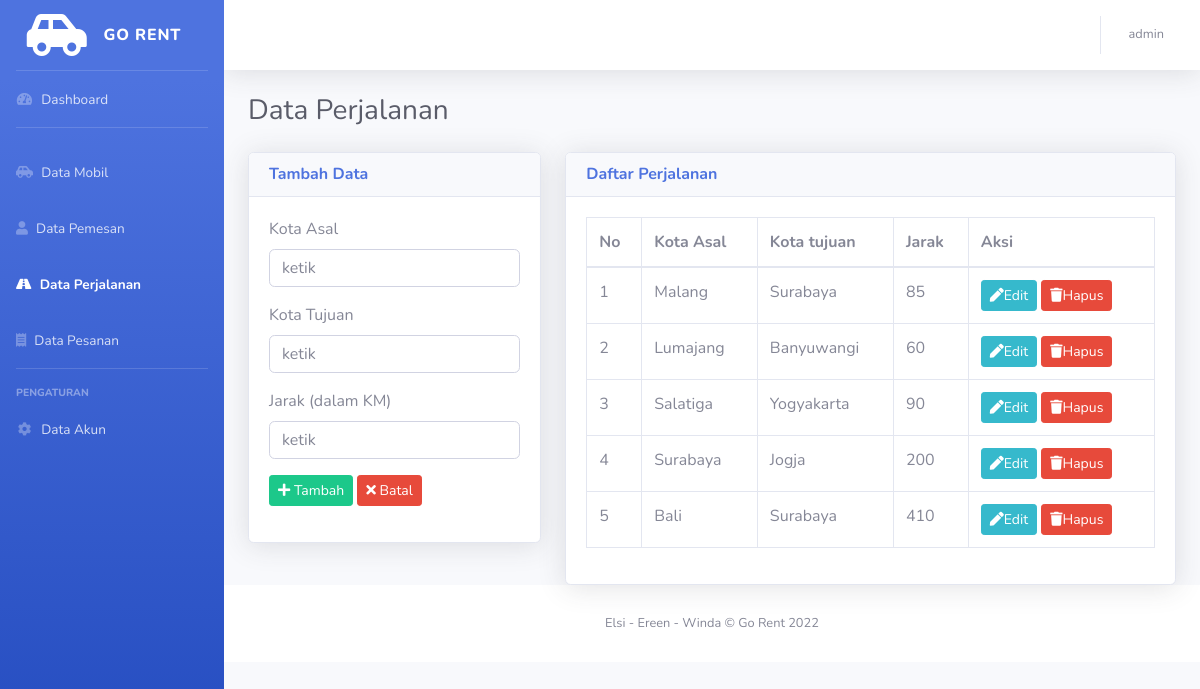
Screenshot of /perjalanan.php (signed in) with the database file from the repository.
### tables this page shows
CREATE TABLE `tbl_perjalanan` (
  `id` int(11) NOT NULL,
  `kota_asal` varchar(45) DEFAULT NULL,
  `kota_tujuan` varchar(45) DEFAULT NULL,
  `jarak` varchar(45) DEFAULT NULL
);

### perjalanan.php (the view, shortened to what this page needs)
<!DOCTYPE html>
<html lang="en">
<head>
    <link href="vendor/fontawesome-free/css/all.min.css" rel="stylesheet" type="text/css">
    <link href="sb-admin-2.min.css" rel="stylesheet">
</head>
<body>
    <div id="wrapper">
        <ul class="navbar-nav bg-gradient-primary sidebar sidebar-dark accordion" id="accordionSidebar">
            <a class="sidebar-brand d-flex align-items-center justify-content-center" href="index.php">
                <div class="sidebar-brand-icon rotate-n-60">
                    <i class='fas fa-car-side' style='font-size:48px;color:white'></i>
                </div>
                <div class="sidebar-brand-text mx-3">GO RENT</sup></div>
            </a>
            <hr class="sidebar-divider my-0">
            <li class="nav-item">
                <a class="nav-link" href="index.php">
                    <i class="fas fa-fw fa-tachometer-alt"></i>
                    <span>Dashboard</span></a>
            </li>
            <hr class="sidebar-divider">
            <li class="nav-item ">
                <a class="nav-link" href="mobil.php">
                    <i class='fas fa-car-side'></i>
                    <span>Data Mobil</span></a>
            </li>
            <li class="nav-item">
                <a class="nav-link" href="pemesan.php">
                    <i class="fas fa-user"></i>
                    <span>Data Pemesan</span></a>
            </li>
            <li class="nav-item active">
                <a class="nav-link" href="perjalanan.php">
                    <i class="fas fa-road"></i>
                    <span>Data Perjalanan</span></a>
            </li>
            <li class="nav-item">
                <a class="nav-link" href="pesanan.php">
                    <i class="fas fa-receipt"></i>
                    <span>Data Pesanan</span></a>
            </li>
            <hr class="sidebar-divider">
            <div class="sidebar-heading">
                Pengaturan
            </div>
            <li class="nav-item">
                <a class="nav-link" href="akun.php">
                <i class="fas fa-fw fa-cog"></i>
                    <span>Data Akun</span></a>
            </li>
        </ul>
        <div id="content-wrapper" class="d-flex flex-column">
            <div id="content">
                <nav class="navbar navbar-expand navbar-light bg-white topbar mb-4 static-top shadow">
                    <ul class="navbar-nav ml-auto">
                            <ul class="navbar-nav ml-auto">
                                <li class="nav-item dropdown no-arrow">
                                    <a class="nav-link dropdown-toggle" href="#" id="userDropdown" role="button" data-toggle="dropdown" aria-haspopup="true" aria-expanded="false">
                                        <span class="mr-2 d-none d-lg-inline text-gray-600 small"><?= $_SESSION['name'] ?></span>
                                    </a>
                                </li>
                            </ul>
                    </ul>
                </nav>
                <div class="container-fluid">
                    <div class="row">
                        <div class="d-sm-flex align-items-center justify-content-between mb-4 col-xl-3 col-md-6 mb-4">
                            <h1 class="h3 mb-0 text-gray-800">Data Perjalanan</h1>
                        </div>
                    </div>
                    <div class="row">
                        <div class="col-sm-4">
                            <div class="card shadow">
                                <div class="card-header">
                                    <h6 class="m-0 font-weight-bold text-primary">Tambah Data</h6>
                                </div>
                                <div class="card-body">
                                    <form method="POST" action="#" enctype="multipart/form-data">
                                        <div class="form-group">
                                            <label for="kota_asal">Kota Asal</label>
                                            <input type="text" name="kota_asal" id="kota_asal" required="required" placeholder="ketik" autocomplete="off" class="form-control">
                                        </div>
                                        <div class="form-group">
                                            <label for="kota_tujuan">Kota Tujuan</label>
                                            <input type="text" name="kota_tujuan" id="kota_tujuan" required="required" placeholder="ketik" autocomplete="off" class="form-control">
                                        </div>
                                        <div class="form-group">
                                            <label for="jarak">Jarak (dalam KM)</label>
                                            <input type="number" name="jarak" id="jarak" required="required" placeholder="ketik" autocomplete="off" class="form-control">
                                        </div>
                                        <div class="form-group">
                                            <button type="submit" class="btn btn-sm btn-success" name="tambah"><i class="fa fa-plus"></i> Tambah</button>
                                            <button type="reset" class="btn btn-sm btn-danger"><i class="fa fa-times"></i> Batal</button>
                                        </div>
                                    </form>
                                </div>
                            </div>
                        </div>
                        <div class="col-sm-8">
                            <div class="card shadow">
                                <div class="card-header">
                                    <h6 class="m-0 font-weight-bold text-primary">Daftar Perjalanan</h6>
                                </div>
                                <div class="card-body">
                                    <?php
                                        include 'koneksi.php';
                                        $query = "select * from tbl_perjalanan";
                                        $result = $mysqli->query($query);
                                        $num_results = $result->num_rows;
                                        if($num_results > 0){
                                            echo "<table class='table table-bordered' id='dataTable' cellspacing='0'>";
                                            echo "<thead>";
                                                echo "<tr>";
                                                    echo "<th>No</th>";
                                                    echo "<th>Kota Asal</th>";
                                                    echo "<th>Kota tujuan</th>";
                                                    echo "<th>Jarak</th>";
                                                    echo "<th>Aksi</th>";
                                                echo "</tr>";
                                            echo "</thead>";
                                            echo "<tbody>";
                                            $no = 1;
                                            while($row = $result->fetch_assoc()){
                                                extract($row);
                                    ?>
                                            <tr>
                                                <td><?php echo $no++; ?></td>
                                                <td><?php echo $row['kota_asal']; ?></td>
                                                <td><?php echo $row['kota_tujuan']; ?></td>
                                                <td><?php echo $row['jarak']; ?></td>
                                                <td>
                                                    <a href='edit_perjalanan.php?id=<?php echo $row['id']; ?>' class='btn btn-sm btn-info'><i class='fa fa-pen'></i>Edit</a>
                                                    <a href='hapus_perjalanan.php?id=<?php echo $row['id']; ?>' class='btn btn-sm btn-danger' onclick="return confirm('apakah anda yakin?')"><i class='fa fa-trash'></i>Hapus</a>
                                                </td>
                                            </tr>
                                            <?php
                                            }
                                            ?>
                                            </tbody>
                                            </table>
                                    <?php
                                        }else{
                                        }
                                    ?>
                                </div>
                            </div>
                        </div>
                    </div>
                </div>
                <footer class="sticky-footer bg-white">
                    <div class="container my-auto">
                        <div class="copyright text-center my-auto">
                            <span><a>Elsi - Ereen - Winda </a>&copy; Go Rent 2022</span>
                        </div>
                    </div>
                </footer>
            </div>
        </div>
    </div>
</body>
</html>

### rows the page displays
tbl_perjalanan: kota_asal "Malang", kota_tujuan "Surabaya", jarak "85"
tbl_perjalanan: kota_asal "Lumajang", kota_tujuan "Banyuwangi", jarak "60"
tbl_perjalanan: kota_asal "Salatiga", kota_tujuan "Yogyakarta", jarak "90"
tbl_perjalanan: kota_asal "Surabaya", kota_tujuan "Jogja", jarak "200"
tbl_perjalanan: kota_asal "Bali", kota_tujuan "Surabaya", jarak "410"

### other values shown
$_SESSION['name'] "admin"
